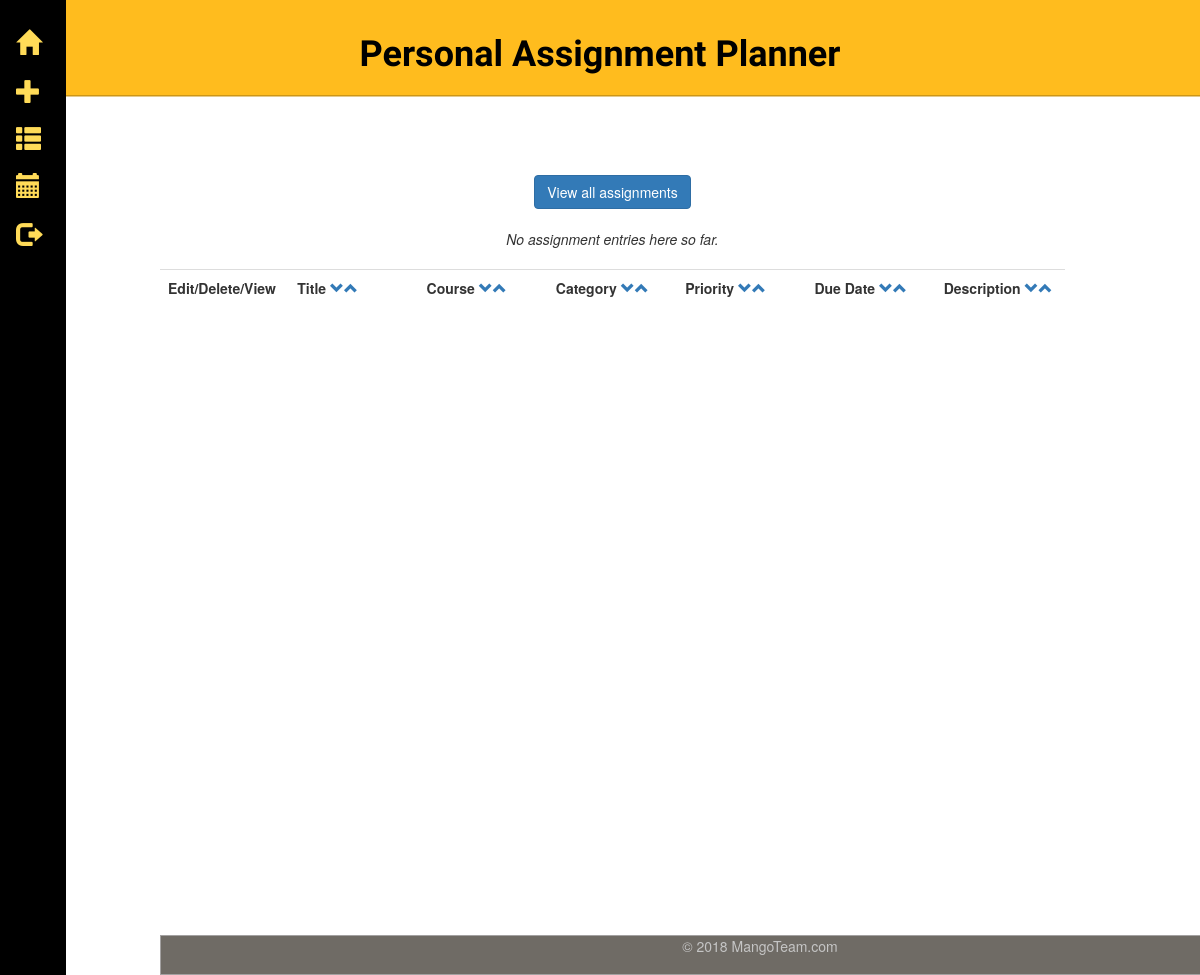
/full_view?id=19 (signed in), run on an earlier commit of the app's database.
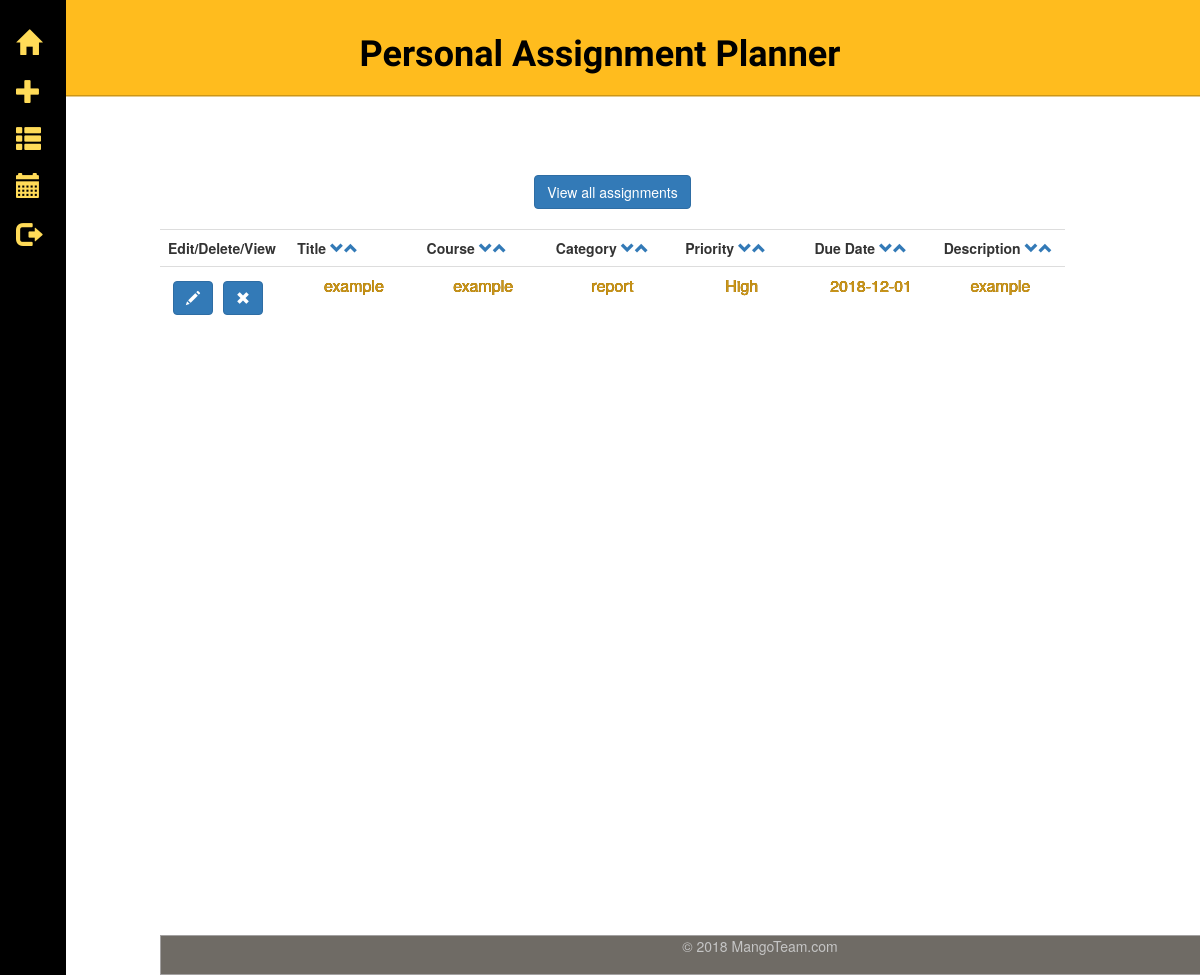
And on a later commit of the database.
### tables this page shows
CREATE TABLE assignments (
  id integer primary key autoincrement,
  username text not null,
  title text not null,
  course text not null,
  category text not null,
  priority text not null,
  duedate text not null,
  description text not null
);

### app.py (the view)
@app.route('/full_view', methods=['GET'])
def full_view():
    if 'logged_in' in session:
        db = get_db()
        cur = db.execute('select * from assignments where id = ?', [request.args['id']])
        assignments = cur.fetchall()
        return render_template('full_view.html', assignments=assignments)
    return render_template('Login.html')

### app.py (called while the page is built)
def connect_db():
    rv = sqlite3.connect(app.config['DATABASE'])
    rv.row_factory = sqlite3.Row
    return rv

def get_db():
    if not hasattr(g, 'sqlite_db'):
        g.sqlite_db = connect_db()
    return g.sqlite_db

### templates/full_view.html (shortened to what this page needs)
{% extends "layout_template.html" %}
{% block body %}
<a href="./assignments"><button type="button" class="btn btn-primary">View all assignments</button></a>
<br><br>
    <table class="table full-view">
            <tr>
                <th>Edit/Delete/View </th>
                <th>Title <a href="/?sort=title"><span class="glyphicon glyphicon-chevron-down arrow"></span></a><a href="/?arrange=title"><span class="glyphicon glyphicon-chevron-up arrow"></span></a></th>
                <th>Course <a href="/?sort=course"><span class="glyphicon glyphicon-chevron-down arrow"></span></a><a href="/?arrange=course"><span class="glyphicon glyphicon-chevron-up arrow"></span></a></th>
                <th>Category <a href="/?sort=category"><span class="glyphicon glyphicon-chevron-down arrow"></span></a><a href="/?arrange=category"><span class="glyphicon glyphicon-chevron-up arrow"></span></a></th>
                <th>Priority <a href="/?sort=category"><span class="glyphicon glyphicon-chevron-down arrow"></span></a><a href="/?arrange=category"><span class="glyphicon glyphicon-chevron-up arrow"></span></a></th>
                <th>Due Date <a href="/?sort=duedate"><span class="glyphicon glyphicon-chevron-down arrow"></span></a><a href="/?arrange=duedate"><span class="glyphicon glyphicon-chevron-up arrow"></span></a></th>
                <th>Description <a href="/?sort=description"><span class="glyphicon glyphicon-chevron-down arrow"></span></a><a href="/?arrange=description"><span class="glyphicon glyphicon-chevron-up arrow"></span></a></th>
            </tr>
            {% for assignment in assignments %}
                {% if assignment.priority == "Critical": %}
                <tr class="critical">
                {% elif assignment.priority == "High": %}
                <tr class="high">
                {% elif assignment.priority == "Normal": %}
                <tr class="normal">
                {% elif assignment.priority == "Low": %}
                <tr class="low">
                {% else %}
                <tr>
                {% endif %}
                        <td>
                            <form action="{{ url_for('edit_entry') }}" method="get" class="inline">
                                <button type="submit" class="btn btn-primary glyphicon glyphicon-pencil"></button>
                            </form>
                            <form action="{{ url_for('del_assignment') }}" method="post" class="inline">
                                <button type="submit" class="btn btn-primary glyphicon glyphicon-remove"></button>
                            </form>
                        </td>
                        <td>{{ assignment.title }}</td>
                        <td>{{ assignment.course }}</td>
                        <td>{{ assignment.category }}</td>
                        <td>{{ assignment.priority }}</td>
                        <td>{{ assignment.duedate }}</td>
                        <td>{{ assignment.description | safe }}</td>
                 </tr>
            {% else %}
                <em>No assignment entries here so far.</em>
                <br><br>
            {% endfor %}
{% endblock %}

What changed in the data, as far as the page shows it:
added assignments: title "example", course "example", category "report", priority "High", duedate "2018-12-01", description "example"
Also different on the page:
text no longer shown: "No assignment entries here so far."
